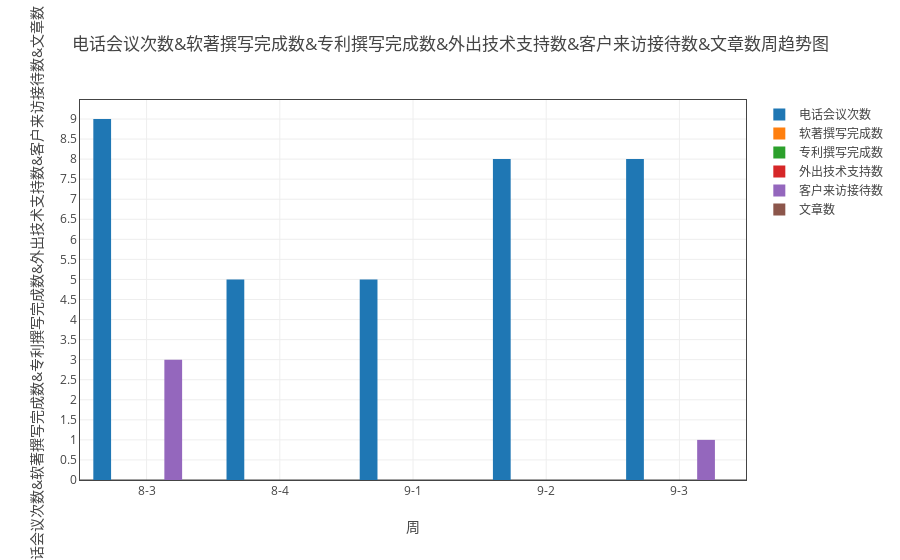
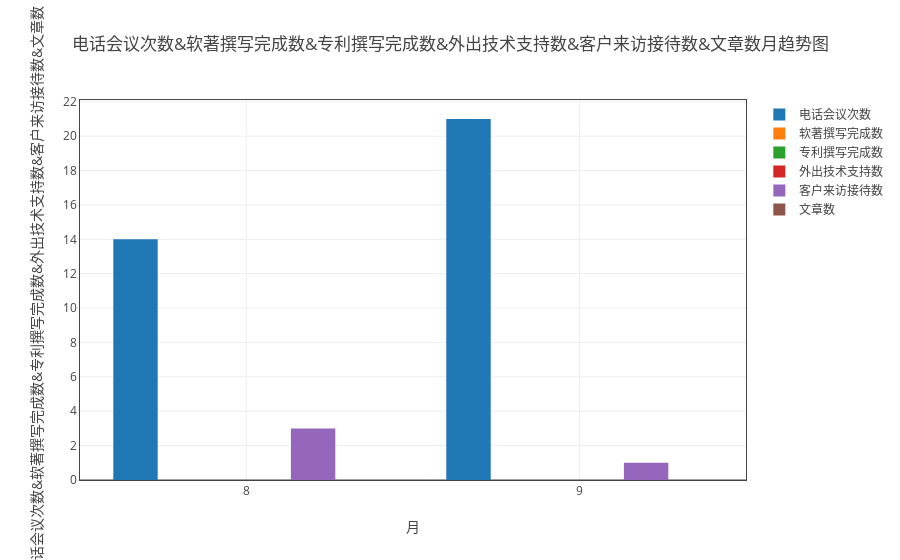

Write notebook code for charts like these, in order.
### Markdown cell above
#### 电话会议次数、软著撰写完成数、专利撰写完成数、外出技术支持数、客户来访接待数和文章数

### Code cell
data_dict = {'电话会议次数': ['电话会议次数'], '软著撰写完成数': ['软著撰写完成数'], '专利撰写完成数': ['专利撰写完成数'], \
             '外出技术支持数': ['外出技术支持数'], '客户来访接待数': ['客户来访接待数'], '文章数': ['文章数']}
myModule.plot( all_dict, data_dict, '负责人' ,  'bar' , all='all')

### Figure 1 — Plotly figure (JSON) as saved in the notebook; plotly's stock layout.template omitted (floating-point values rounded to 4 significant figures)
{"data": [{"name": "电话会议次数", "type": "bar", "uid": "077183ba-c15e-11e8-ab58-509a4c0f1ffc", "x": ["8-3", "8-4", "9-1", "9-2", "9-3"], "y": [9, 5, 5, 8, 8]}, {"name": "软著撰写完成数", "type": "bar", "uid": "077183bb-c15e-11e8-a91d-509a4c0f1ffc", "x": ["8-3", "8-4", "9-1", "9-2", "9-3"], "y": [0, 0, 0, 0, 0]}, {"name": "专利撰写完成数", "type": "bar", "uid": "077183bc-c15e-11e8-88ca-509a4c0f1ffc", "x": ["8-3", "8-4", "9-1", "9-2", "9-3"], "y": [0, 0, 0, 0, 0]}, {"name": "外出技术支持数", "type": "bar", "uid": "077183bd-c15e-11e8-9fb0-509a4c0f1ffc", "x": ["8-3", "8-4", "9-1", "9-2", "9-3"], "y": [0, 0, 0, 0, 0]}, {"name": "客户来访接待数", "type": "bar", "uid": "077183be-c15e-11e8-8422-509a4c0f1ffc", "x": ["8-3", "8-4", "9-1", "9-2", "9-3"], "y": [3, 0, 0, 0, 1]}, {"name": "文章数", "type": "bar", "uid": "077183bf-c15e-11e8-9c75-509a4c0f1ffc", "x": ["8-3", "8-4", "9-1", "9-2", "9-3"], "y": [0, 0, 0, 0, 0]}], "layout": {"title": "电话会议次数&软著撰写完成数&专利撰写完成数&外出技术支持数&客户来访接待数&文章数周趋势图", "xaxis": {"mirror": "all", "nticks": 20, "showgrid": true, "showline": true, "title": "周", "zeroline": true}, "yaxis": {"mirror": "all", "nticks": 20, "showgrid": true, "showline": true, "title": "电话会议次数&软著撰写完成数&专利撰写完成数&外出技术支持数&客户来访接待数&文章数", "zeroline": true}}}

### Figure 2 — Plotly figure (JSON) as saved in the notebook; plotly's stock layout.template omitted (floating-point values rounded to 4 significant figures)
{"data": [{"name": "电话会议次数", "type": "bar", "uid": "077f8d7a-c15e-11e8-8ff1-509a4c0f1ffc", "x": ["8", "9"], "y": [14, 21]}, {"name": "软著撰写完成数", "type": "bar", "uid": "077f8d7b-c15e-11e8-ba67-509a4c0f1ffc", "x": ["8", "9"], "y": [0, 0]}, {"name": "专利撰写完成数", "type": "bar", "uid": "077f8d7c-c15e-11e8-ae3d-509a4c0f1ffc", "x": ["8", "9"], "y": [0, 0]}, {"name": "外出技术支持数", "type": "bar", "uid": "077f8d7d-c15e-11e8-a198-509a4c0f1ffc", "x": ["8", "9"], "y": [0, 0]}, {"name": "客户来访接待数", "type": "bar", "uid": "077f8d7e-c15e-11e8-8988-509a4c0f1ffc", "x": ["8", "9"], "y": [3, 1]}, {"name": "文章数", "type": "bar", "uid": "077f8d7f-c15e-11e8-a5d9-509a4c0f1ffc", "x": ["8", "9"], "y": [0, 0]}], "layout": {"title": "电话会议次数&软著撰写完成数&专利撰写完成数&外出技术支持数&客户来访接待数&文章数月趋势图", "xaxis": {"mirror": "all", "nticks": 20, "showgrid": true, "showline": true, "title": "月", "zeroline": true}, "yaxis": {"mirror": "all", "nticks": 20, "showgrid": true, "showline": true, "title": "电话会议次数&软著撰写完成数&专利撰写完成数&外出技术支持数&客户来访接待数&文章数", "zeroline": true}}}
